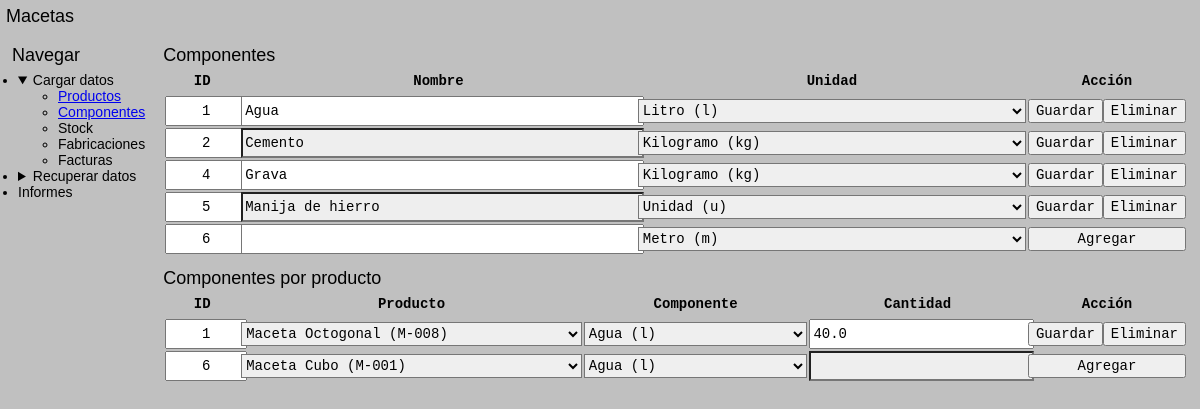
Screenshot of /componentes/ with the database file from the repository.
### tables this page shows
CREATE TABLE componentes (
    id INTEGER PRIMARY KEY AUTOINCREMENT,
    nombre TEXT NOT NULL,
    unidad TEXT NOT NULL,
    habilitado INTEGER NOT NULL DEFAULT 1
);

CREATE TABLE componentes_por_producto (
    id INTEGER PRIMARY KEY AUTOINCREMENT,
    id_producto INTEGER NOT NULL,
    id_componente NOT NULL,
    cantidad REAL NOT NULL,
    habilitado INTEGER NOT NULL DEFAULT 1,
    FOREIGN KEY(id_producto) REFERENCES productos(id)
    FOREIGN KEY(id_componente) REFERENCES componentes(id)
);

### app.py (the view)
@APP.route('/componentes/', methods=['GET'])
def Componentes_Consultar():
    return render_template('/componentes.html')

### app.py (called while the page is built)
def Get_DB():
    DB = getattr(g, '_database', None)
    if DB is None:
        DB = g._database = sqlite3.connect(DATABASE)
    return DB

@APP.teardown_appcontext
def Close_DB(exception):
    DB = getattr(g, '_database', None)
    if DB is not None:
        DB.close()

@APP.context_processor
def Inyectar_Datos():
    DB = Get_DB()
    Productos = fun.Productos(DB)
    Componentes = fun.Componentes(DB)
    Componentes_Por_Producto = fun.Componentes_Por_Producto(DB)
    return dict(
        productosLista = Productos.Consultar(),
        productosTipos = Productos.Consultar_Tipos(),
        productoSiguiente = Productos.Consultar_Siguiente_ID(),
        productosFormateados = Productos.Consultar_Formateado(),
        componentesLista = Componentes.Consultar(),
        componenteSiguiente = Componentes.Consultar_Siguiente_ID(),
        componentesFormateados = Componentes.Consultar_Formateado(),
        componentesUnidades = fun.UNIDADES,
        componentesPorProductoLista = Componentes_Por_Producto.Consultar(),
        componentesPorProductoSiguiente = Componentes_Por_Producto.Consultar_Siguiente_ID(),
    )

### funciones.py (called while the page is built)
    def Consultar(self):
        return self.DB.execute('SELECT * FROM productos WHERE habilitado != 0').fetchall()

    def Consultar_Tipos(self):
        return self.DB.execute('SELECT DISTINCT tipo FROM productos WHERE habilitado != 0 ORDER BY tipo ASC').fetchall()[0]

    def Consultar_Siguiente_ID(self):
        resultado = self.DB.execute('SELECT seq + 1 FROM sqlite_sequence WHERE name = "productos"').fetchone()[0]
        if resultado is None:
            return 1
        return resultado

    def Consultar_Formateado(self):
        resultado = self.DB.execute('SELECT * FROM productos WHERE habilitado != 0').fetchall()
        return {fila[0] : f'{fila[1]} {fila[2]} ({fila[3]})' for fila in resultado}

    def Consultar(self):
        return self.DB.execute('SELECT * FROM componentes WHERE habilitado != 0').fetchall()

    def Consultar_Siguiente_ID(self):
        try:
            resultado = self.DB.execute('SELECT seq + 1 FROM sqlite_sequence WHERE name = "componentes"').fetchone()[0]
        except TypeError:
            return 1
        return resultado

    def Consultar_Formateado(self):
        resultado = self.DB.execute('SELECT * FROM componentes WHERE habilitado != 0').fetchall()
        return {fila[0] : f'{fila[1]} ({fila[2]})' for fila in resultado}

### templates/componentes.html (shortened to what this page needs)
<!DOCTYPE html>
<html lang='en'>
<head>
    <link rel="stylesheet" href="https://unpkg.com/98.css">
    <link rel='stylesheet' href='{{url_for('static', filename='styles.css')}}'>
</head>
<body>
    <div class="window">
        {% include 'header.html' %}
        <div class="window-body" id="container">
            <div id="aside">
                {% include 'nav.html' %}
            </div>
            <div id="main">
                <legend>Componentes</legend>
                <div class="sunken-panel">
                    <table class="interactive">
                        <thead>
                            <th class="primerColumna">ID</th>
                            <th>Nombre</th>
                            <th>Unidad</th>
                            <th class="ultimaColumna">Acción</th>
                        </thead>
                        {% if componentesLista %}
                        {% for componente in componentesLista %}
                        <tr>
                            <form action="/componentes/modificar" method="post">
                                <td class="primerColumna">
                                    <input type="text" name="id_modificar" value="{{componente[0]}}" readonly required>
                                </td>
                                <td>
                                    <input type="text" name="nombre_modificar" value="{{componente[1]}}" required>
                                </td>
                                <td>
                                    <select name="unidad_modificar" id="unidad_modificar">
                                        {% for key, value in componentesUnidades.items() %}
                                            {% if key == componente[2] %}
                                                <option selected value="{{ key }}">{{ value }}</option>
                                            {% else %}
                                                <option value="{{ key }}">{{ value }}</option>
                                            {% endif %}
                                        {% endfor %}
                                    </select>
                                </td>
                                <td class="ultimaColumna">
                                    <div>
                                        <input type="submit" value="Guardar">
                                        <form method="post">
                                            <input type="submit" formaction="/componentes/eliminar" value="Eliminar">
                                        </form>
                                    </div>
                                </td>
                            </form>
                        </tr>
                        {% endfor %}
                        {% endif %}
                        <tr>
                            <form action="/componentes/agregar" method="post">
                                <td class="primerColumna">
                                    <input type="text" name="id_agregar" value="{{ componenteSiguiente }}" readonly required>
                                </td>
                                <td>
                                    <input type="text" name="nombre_agregar" required>
                                </td>
                                <td>
                                    <select name="unidad_agregar" id="unidad_agregar">
                                        {% for key, value in componentesUnidades.items() %}
                                            <option value="{{ key }}">{{ value }}</option>
                                        {% endfor %}
                                    </select>
                                </td>
                                <td class="ultimaColumna">
                                    <input type="submit" value="Agregar">
                                </td>
                            </form>
                        </tr>
                    </table>
                </div>
                <legend>Componentes por producto</legend>
                <div class="sunken-panel">
                    <table class="interactive">
                        <thead>
                            <th class="primerColumna">ID</th>
                            <th>Producto</th>
                            <th>Componente</th>
                            <th>Cantidad</th>
                            <th>Acción</th>
                        </thead>
                        {% if componentesPorProductoLista %}
                            {% for componentesPorProducto in componentesPorProductoLista %}
                                <tr>
                                    <form action="/componentes/por-producto/modificar" method="post">
                                        <td class="primerColumna">
                                            <input type="text" name="id_modificar" value="{{ componentesPorProducto[0] }}" readonly required>
                                        </td>
                                        <td>
                                            <select name="id_producto">
                                                {% for key, value in productosFormateados.items() %}
                                                    {% if key == componentesPorProducto[1] %}
                                                        <option selected value="{{ key }}">{{ value }}</option>
                                                    {% else %}
                                                        <option value="{{ key }}">{{ value }}</option>
                                                    {% endif %}
                                                {% endfor %}
                                            </select>
                                        </td>
                                        <td>
                                            <select name="id_componente">
                                                {% for key, value in componentesFormateados.items() %}
                                                    {% if key == componentesPorProducto[2] %}
                                                        <option selected value="{{ key }}">{{ value }}</option>
                                                    {% else %}
                                                        <option value="{{ key }}">{{ value }}</option>
                                                    {% endif %}
                                                {% endfor %}
                                            </select>
                                        </td>
                                        <td>
                                            <input type="number" name="cantidad" value="{{ componentesPorProducto[3] }}">
                                        </td>
                                        <td class="ultimaColumna">
                                            <div>
                                                <input type="submit" value="Guardar">
                                                <form method="post">
                                                    <input type="submit" formaction="/componentes/por-producto/eliminar" value="Eliminar">
                                                </form>
                                            </div>
                                        </td>
                                    </form>
                                </tr>
                            {% endfor %}
                        {% endif %}
                        <tr>
                            <form action="/componentes/por-producto/agregar" method="post">
                                <td class="primerColumna">
                                    <input type="text" name="id_agregar" value="{{componenteSiguiente}}" readonly required>
                                </td>
                                <td>
                                    <select name="id_producto">
                                        {% for key, value in productosFormateados.items() %}
                                            <option value="{{ key }}">{{ value }}</option>
                                        {% endfor %}
                                    </select>
                                </td>
                                <td>
                                    <select name="id_componente">
                                        {% for key, value in componentesFormateados.items() %}
                                            <option value="{{ key }}">{{ value }}</option>
                                        {% endfor %}
                                    </select>
                                </td>
                                <td>
                                    <input type="number" name="cantidad">
                                </td>
                                <td class="ultimaColumna">
                                    <input type="submit" value="Agregar">
                                </td>
                            </form>
                        </tr>
                    </table>
                </div>
            </div>
        </div>
    </div>
</body>
</html>

### static/styles.css (style rules this page uses)
* { margin: 0; font-family: sans-serif; font-size: 14px; }
:root { font-size: 12px; }
html { background: silver; }
.window { min-height: 100dvh; padding: 0; min-width: fit-content; }
.window-body { margin: 1rem; }
#container { display: grid; grid-template-areas: 'aside main'; grid-template-columns: 1fr 9fr; column-gap: 1rem; row-gap: 1rem; height: 100%; }
#aside { grid-area: aside; display: flex; flex-direction: column; row-gap: 1rem; }
#main { grid-area: main; display: flex; flex-direction: column; row-gap: 1rem; }
table.interactive { width: 100%; min-width: 720px; }
table.interactive * { font-family: monospace; font-size: 14px; }
table.interactive th { height: 2rem; }
table.interactive tr td { padding: 0; }
table.interactive .primerColumna { width: 6rem; text-align: center; }
table.interactive .primerColumna input { text-align: center; }
table.interactive .ultimaColumna { width: 12rem; }
table.interactive .ultimaColumna div { display: flex; width: 100%; }
table.interactive input { width: 100%; height: 2rem; }
table.interactive tr:nth-child(even) input:read-write { background: #EEE; }
table.interactive select { width: 100%; height: 2rem; background-position: center right 2px; background-size: 1.5rem; }
legend { font-family: sans-serif; font-size: 1.5rem; padding: 0; margin-bottom: -1rem; }

### rows the page displays
componentes: id_modificar "1", nombre_modificar "Agua", unidad_modificar "Litro (l)"
componentes: id_modificar "2", nombre_modificar "Cemento", unidad_modificar "Kilogramo (kg)"
componentes: id_modificar "4", nombre_modificar "Grava", unidad_modificar "Kilogramo (kg)"
componentes: id_modificar "5", nombre_modificar "Manija de hierro", unidad_modificar "Unidad (u)"
componentes_por_producto: id_modificar "1", id_producto "Maceta Octogonal (M-008)", id_componente "Agua (l)", cantidad "40.0"

### other values shown
form field unidad_agregar "Metro (m)"
form field id_producto "Maceta Cubo (M-001)"
form field id_componente "Agua (l)"
